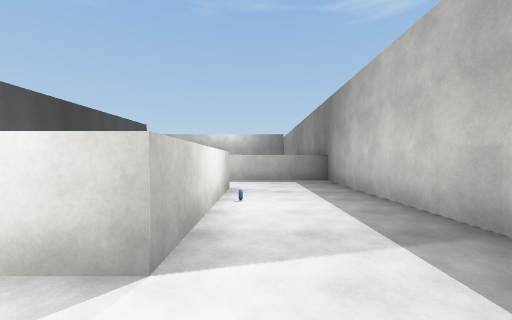
[1] (above)

16 first-person views from a walk through a Unity game level. The camera is 1.4 m above the floor, looks level and sees 90° across. Doors are open. The floor is counted in squares, 2 m on a side. Each view is taken from the middle of a square. On the plan, view 1 faces up. The plan holds only what a view shows up to about 9 squares ahead; the rest is blank. The place goes on beyond the plan. The player is left out. Surface patterns are stand-ins for the level's own textures.

[2]
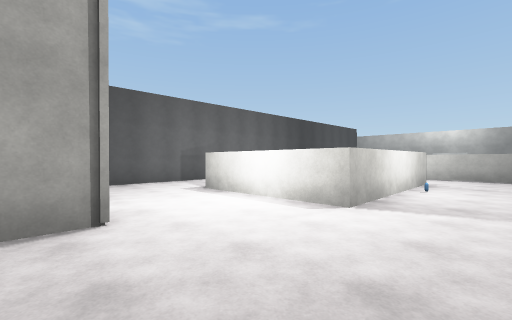

[3]
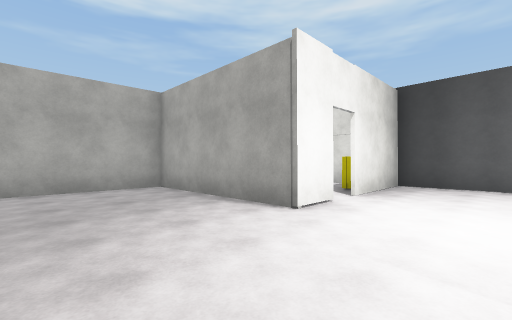

[4]
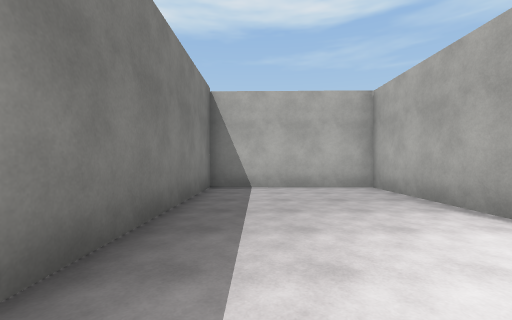

[5]
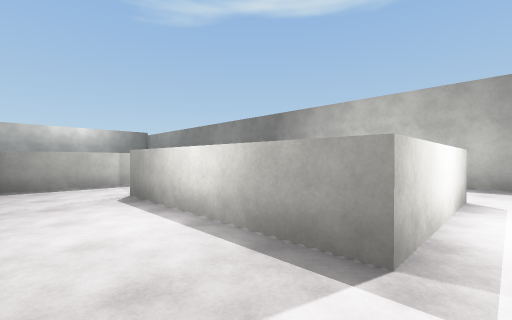

[6]
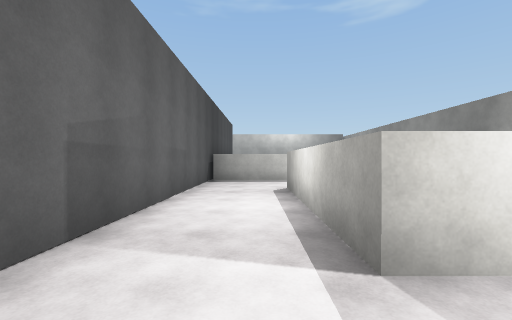

[7]
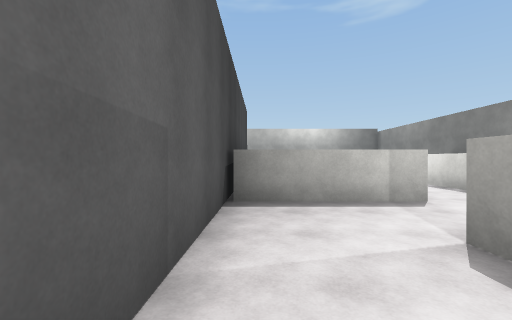

[8]
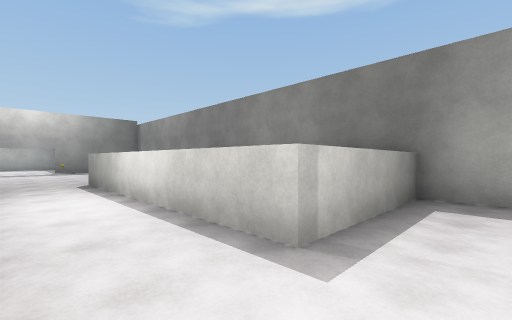

[9]
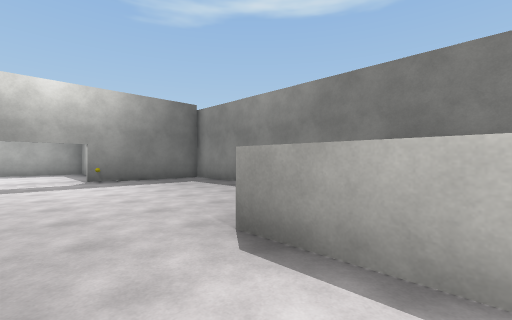

[10]
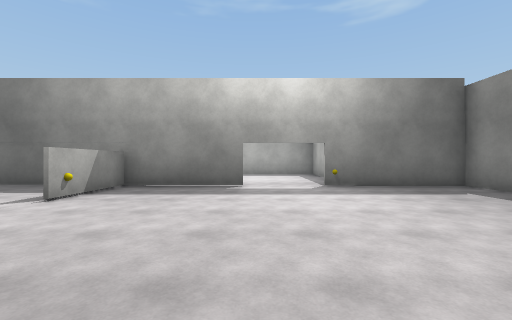

[11]
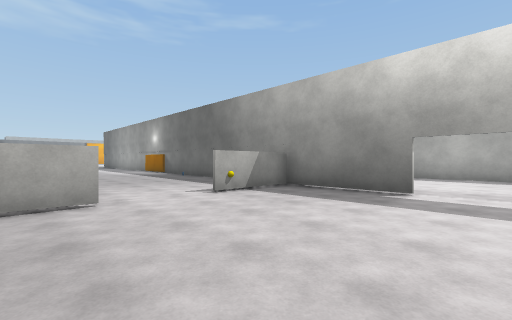

[12]
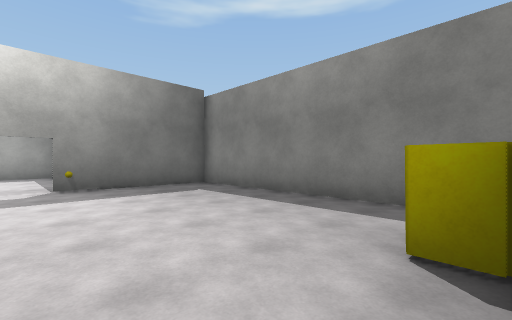

[13]
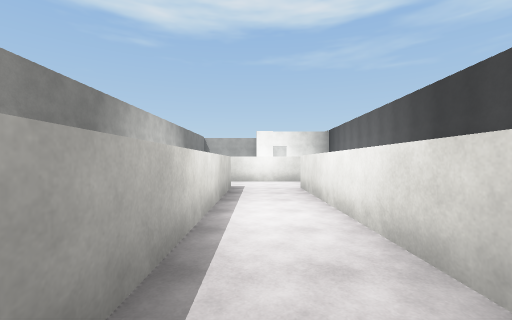

[14]
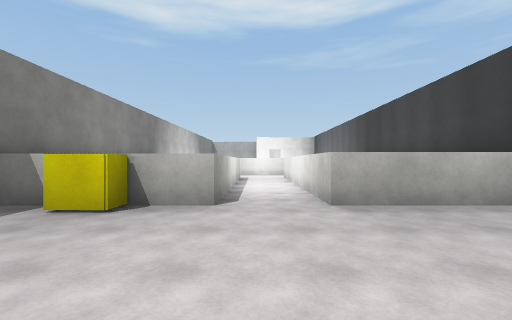

[15]
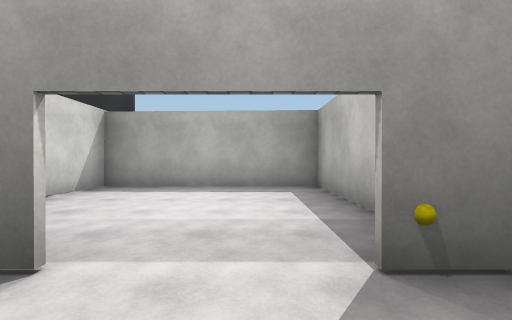

[16]
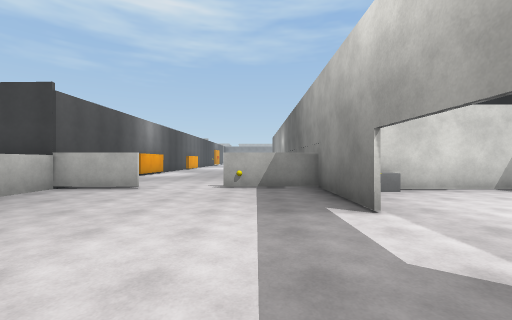

### Floor plan
Points are (right, up) in squares from view 1. A wall is a line through its corners. A room is listed if a view was taken in it or the views show most of it. See-through windows are left out.
Room 1 (views 1, 2, 3, 4, 5, 6, 7)
walls: (-3.1, -1.2) (-2.1, -1.2) (-2.1, -5.8) (2.3, -5.9) (2.3, 8.2) (-1.3, 8.2); (-0.6, 6.1) (-0.6, 1.5) (-4.3, 1.5) (-4.3, 6.1); (-4.4, 8.2) (-6.4, 8.2); (-6.5, 9.3) (-6.6, -1.2) (-3.9, -1.2)
ways out: opening at (-4, 7.5) to room 2; opening at (-1, 7.5) to room 2
Room 2 (views 8, 9, 10, 11, 12, 13, 14, 15, 16)
walls: (1.4, 15) (2.1, 15); (-6.3, 17.1) (-6.4, 15) (-3.2, 15) (-3.2, 8.2) (-4.4, 8.2); (2.3, 13.9) (2.4, 21.5) (-1.2, 21.5); (-3.2, 21.5) (-6.3, 21.5) (-6.3, 19.1); (-1.3, 8.2) (-1.3, 15) (-0.5, 15); (-3.6, 6.1) (-1.1, 6.1)
ways out: opening at (-4, 7.5) to room 1; opening at (-1, 7.5) to room 1; open door at (-2.5, 21.5) to room 3; open door at (-6.2, 18)
objects: other object (0, 15) to (1, 15)
Room 3 (no view inside)
walls: (-0.4, 23.2) (-0.4, 26.5) (-5.9, 26.5) (-5.9, 23.4)
ways out: open door at (-2.5, 21.5) to room 2

Where each view was taken, in squares from view 1:
view 1: 0 up, 0 right, facing up
view 2: 2 down, 1 right, facing up-left
view 3: 1 up, 1 right, facing down-left
view 4: 1 up, 1 right, facing down
view 5: 1 up, 6 left, facing up-right
view 6: 0 up, 5 left, facing up
view 7: 4 up, 6 left, facing up
view 8: 7 up, 3 left, facing up-right
view 9: 13 up, 3 left, facing up-right
view 10: 15 up, 3 left, facing up
view 11: 16 up, 2 left, facing up-left
view 12: 15 up, 2 left, facing up-right
view 13: 15 up, 2 left, facing down
view 14: 19 up, 2 left, facing down
view 15: 20 up, 2 left, facing up
view 16: 20 up, 0 right, facing left
